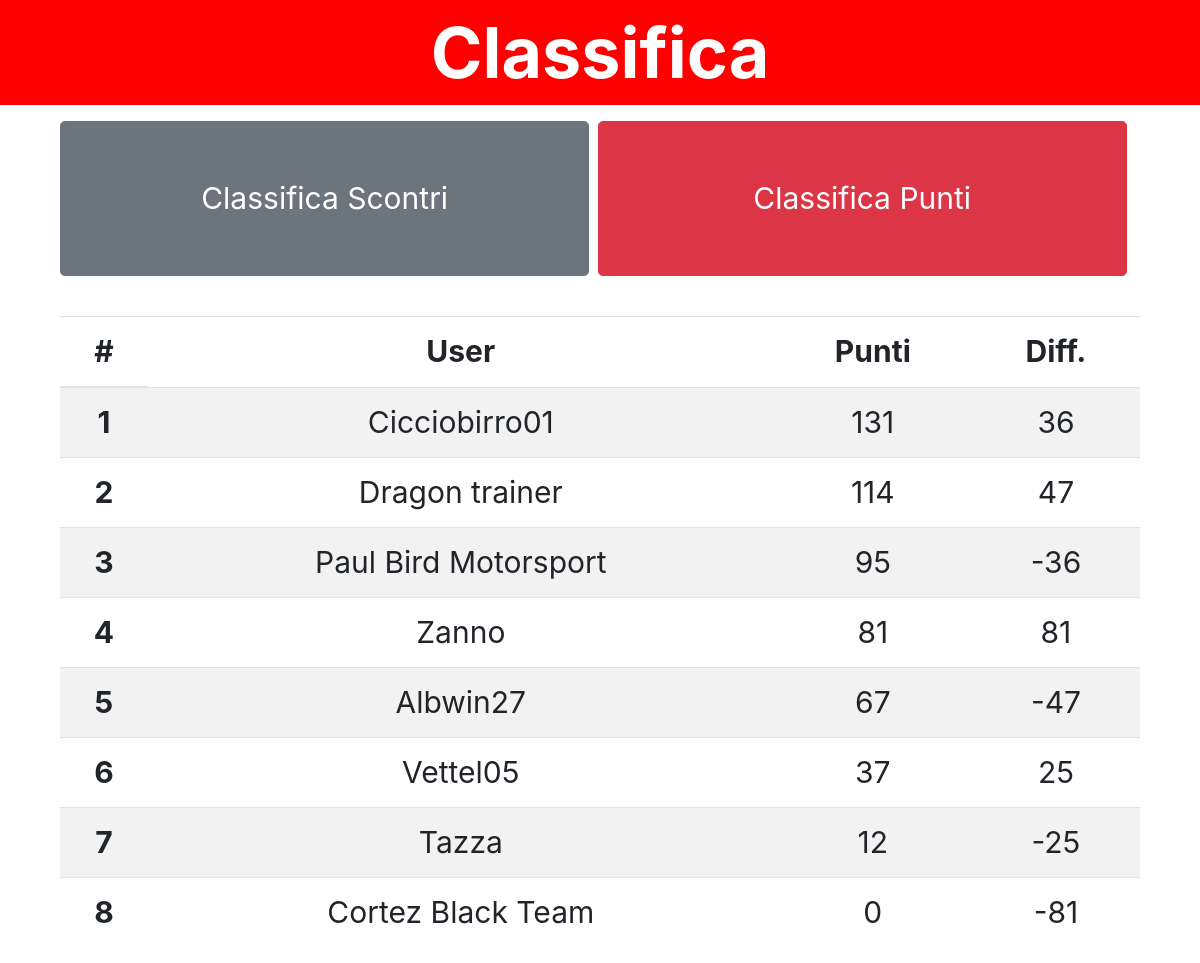
The app's page /fantaformula/classifica_punti (signed in), older data.
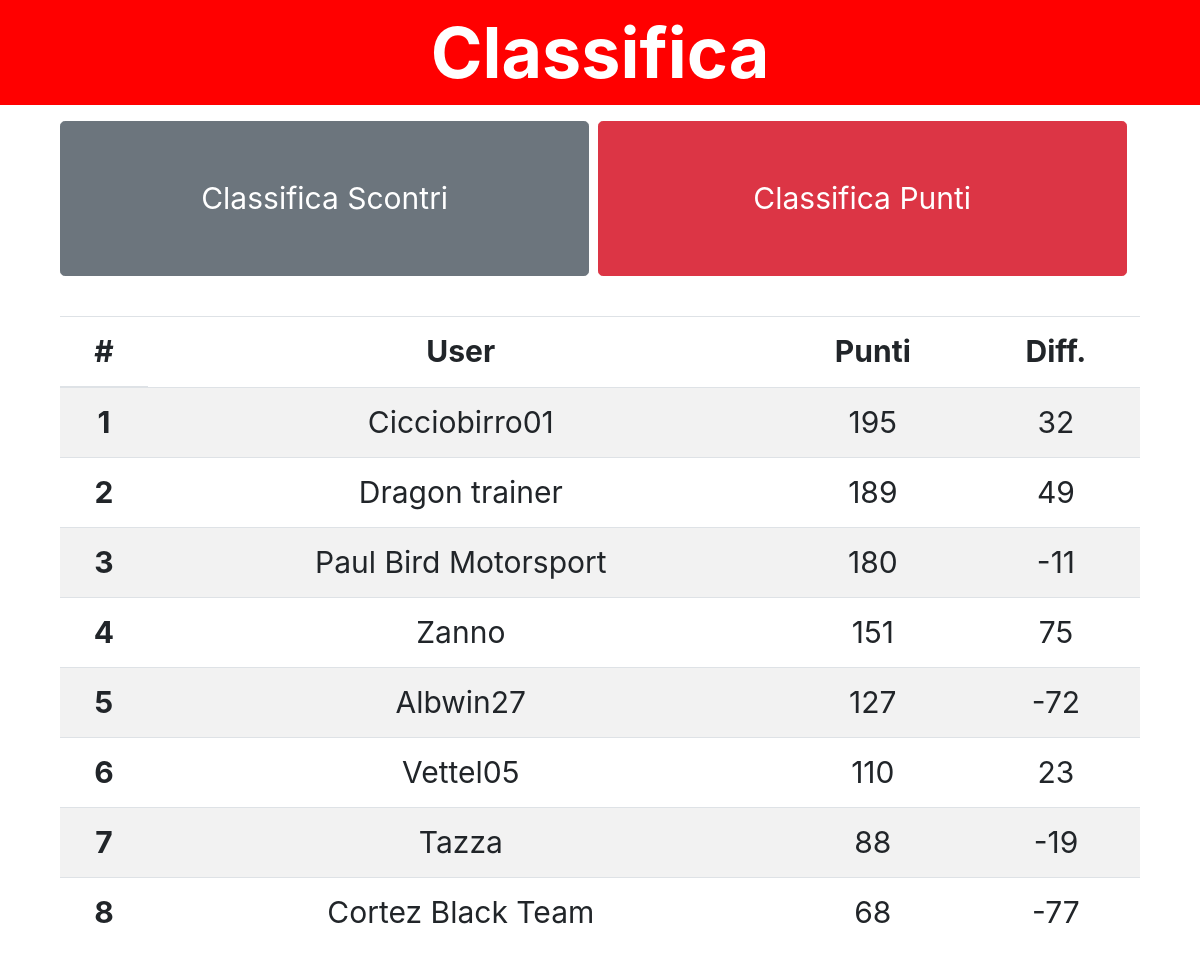
The same page, newer data.
### fantamotori/models.py (models this page shows)
class Formula_punti(models.Model):
    p_scontri = models.IntegerField(default="0")
    p_generali = models.IntegerField(default="0")
    differenza = models.IntegerField(default="0")
    username = models.TextField(default="a")
    utente = models.ForeignKey(User, on_delete=models.PROTECT, default="1")

### fantamotori/views.py (the view)
# urls.py: path("fantaformula/classifica_punti", views.formula_classpunti, name="fantaformula/classifica_punti"),
@login_required
def formula_classpunti(request):
    no = [6, 9]
    if request.user.id in no:
        raise Exception("Non puoi acceedere al Fanta Formula")
    ranking = Formula_punti.objects.order_by("-p_generali", "-differenza")
    return render(request, "fantaformula/classifica_punti.html", {
        "ranking": ranking
    })

### fantamotori/templates/fantaformula/classifica_punti.html (shortened to what this page needs)
{% extends "layout.html" %}
{% block body %}
<div style="background-color: red;">
  <p class="titoloscelta toppagina">Classifica</p>
</div>
<div class="imppagina">
  <a style="width:49%" href="classifica_scontri" class="btn btn-secondary btn-lg">Classifica Scontri</a>
  <button style="width:49%" class="btn btn-danger btn-lg">Classifica Punti</button>
  <table class="table table-striped" style="margin-top: 5vh;">
    <thead>
      <tr style="text-align: center;">
        <th scope="row">#</th>
        <td style="font-weight:bold">User</td>
        <td style="font-weight:bold">Punti</td>
        <td style="font-weight:bold">Diff.</td>
      </tr>
    </thead>
    <tbody style="text-align: center;">
      {% for rank in ranking %}
      <tr>
        <th scope="row">{{ forloop.counter }}</th>
        <td>{{ rank.username }}</td>
        <td>{{ rank.p_generali }}</td>
        <td>{{ rank.differenza }}</td>
      </tr>
      {% endfor %}
    </tbody>
  </table>
</div>
{% endblock %}

Row changes from the older to the newer data that the page shows:
changed Formula_punti "Cicciobirro01": p_generali "131" → "195"; differenza "36" → "32"
changed Formula_punti "Dragon trainer": p_generali "114" → "189"; differenza "47" → "49"
changed Formula_punti "Paul Bird Motorsport": p_generali "95" → "180"; differenza "-36" → "-11"
changed Formula_punti "Zanno": p_generali "81" → "151"; differenza "81" → "75"
changed Formula_punti "Albwin27": p_generali "67" → "127"; differenza "-47" → "-72"
changed Formula_punti "Vettel05": p_generali "37" → "110"; differenza "25" → "23"
changed Formula_punti "Tazza": p_generali "12" → "88"; differenza "-25" → "-19"
changed Formula_punti "Cortez Black Team": p_generali "0" → "68"; differenza "-81" → "-77"
